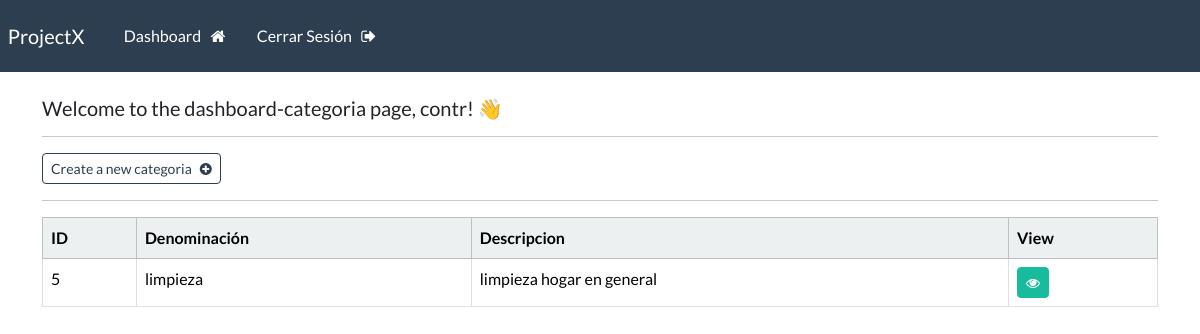
The page /dashboard-categoria (signed in) on the database its author committed.
### webapp/models.py (models this page shows, shortened)
class Categoria(models.Model):
    id = models.AutoField(primary_key=True)
    denominacion = models.CharField(max_length=100)
    descripcion = models.CharField(max_length=100)

### webapp/views.py (the view)
# urls.py: path('dashboard-categoria', views.dashboard_categoria, name="dashboard-categoria"),
@login_required(login_url='my-login')
def dashboard_categoria(request):
    my_categorias = Categoria.objects.all()
    context = {'categorias': my_categorias}
    return render(request,'webapp/dashboard-categoria.html', context=context)

### webapp/templates/webapp/dashboard-categoria.html
{% extends 'webapp/base.html' %}
{% block content %}
    <h5> Welcome to the dashboard-categoria page, {{user}}! 👋</h5>
    <hr>
    <a class="btn btn-outline-primary btn-sm" href="{% url 'create-categoria' %}">
        Create a new categoria &nbsp; <i class="fa fa-plus-circle" aria-hidden="true"></i>
    </a>
    <hr>
    <table class="table table table-hover table-bordered">
        <thead class="table-light">
            <tr>
                <th scope="col"> ID </th>
                <th scope="col"> Denominación</th>
                <th scope="col"> Descripcion</th>
                <th scope="col"> View </th>
            </tr>
        </thead>
        <tbody>
        {% if categorias %}
            {% for categoria in categorias %}
            <tr>
                <td> {{categoria.id}} </td>
                <td> {{categoria.denominacion}}</td>
                <td> {{categoria.descripcion}}</td>
                <td> <a class="btn btn-success btn-sm" href="{% url 'categoria' categoria.id %}"> <i class="fa fa-eye" aria-hidden="true"></i> </a></td>
            </tr>
            {% endfor %}
        {% endif %}
        </tbody>
    </table>
{% endblock %}

### rows shown on the page
Categoria: id "5", denominacion "limpieza", descripcion "limpieza hogar en general"

### other values the page prints
{{ user }} "contr"
